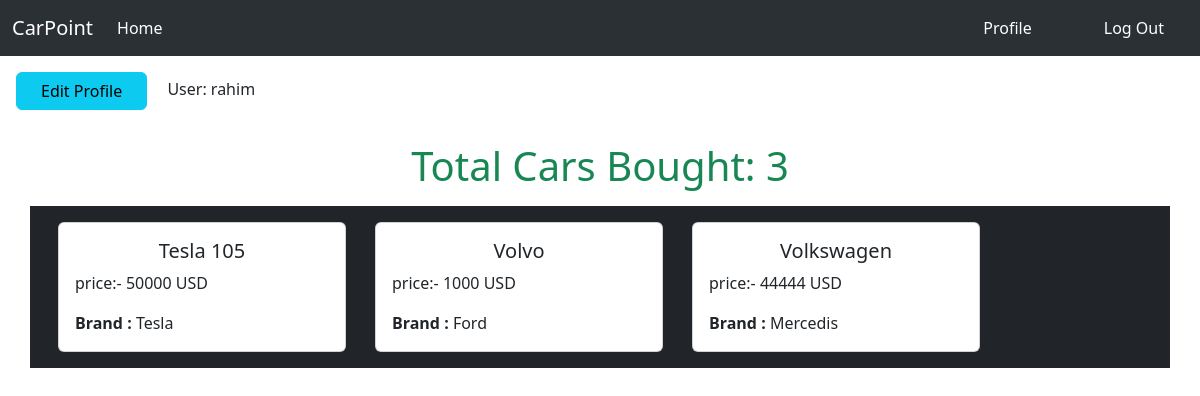
Screenshot of /profile/ (signed in) with the database file from the repository.
### car/models.py (models this page shows, shortened)
class UserDetails(models.Model):
    user = models.ForeignKey(User, on_delete=models.CASCADE)
    cars_bought = models.ManyToManyField(CarDetails)
    def __str__(self):
        return f' User: {self.user.username} '

class CarDetails(models.Model):
    carName=models.CharField(max_length=30)
    carDescription=models.TextField(blank=True,null=True)
    carPrice=models.IntegerField()
    carQuantity=models.IntegerField()
    carImg=models.ImageField(upload_to='car/media/upload',blank=True,null=True)
    carBrand=models.ForeignKey(CarBrand,on_delete=models.CASCADE)

### brand/models.py (models this page shows)
class CarBrand(models.Model):
    brandName=models.CharField(max_length=25)
    slug=models.SlugField(max_length=100,unique=True,blank=True,null=True)
    def __str__(self):
        return self.brandName

### car_selling/views.py (the view)
# urls.py: path('profile/',views.profile,name='profile'),
@login_required
def profile(request):
    details= UserDetails.objects.get(user=request.user)
    return render(request,'profile.html',{'details':details})

### templates/profile.html
{% extends "base.html" %}
{% block content %}
<a href="{% url 'edit_profile' %}" class='btn btn-info px-4 m-3'>Edit Profile</a>
{{details}}
<div class="container">
    <h1 class='text-success text-center m-3'> Total Cars Bought: {{details.cars_bought.all | length}}</h1>
    <div class="row bg-dark">
        {% for car in details.cars_bought.all %}
      <div class="col-3 m-3 ">
        <div class="card" style="width: 18rem;">
          <div class="card-body">
            <h5 class="card-title text-center">{{car.carName}}</h5>
            <p class="card-text">
              price:- {{car.carPrice}} USD
            </p>
            <p class="card-text">
              <strong>Brand : </strong>{{car.carBrand}}
            </p>
          </div>
        </div>
      </div>
      {% endfor %}
    </div>
  </div>
{% endblock%}

### rows the page displays
UserDetails: user.username "User: rahim", cars_bought.all|length "3"
CarDetails: carName "Tesla 105", carPrice "50000", carBrand "Tesla"
CarDetails: carName "Volvo", carPrice "1000", carBrand "Ford"
CarDetails: carName "Volkswagen", carPrice "44444", carBrand "Mercedis"
